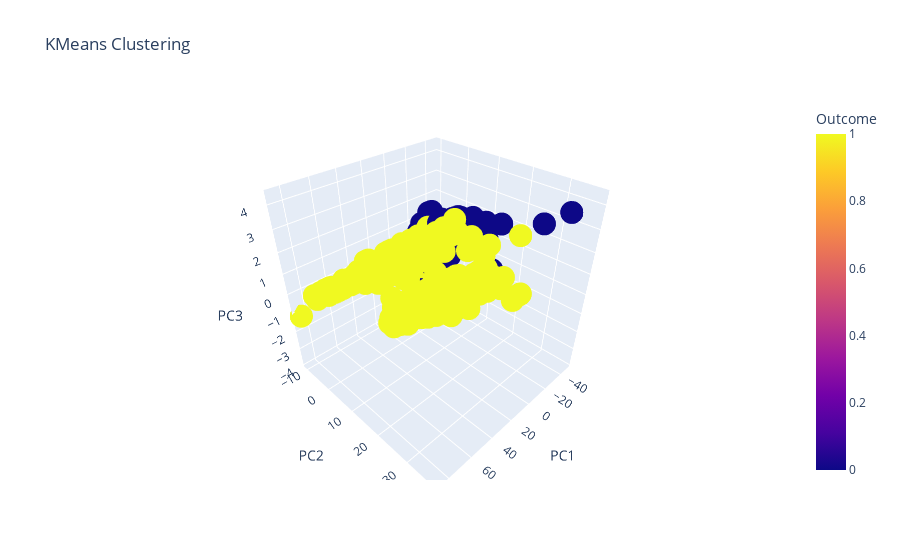

Notebook code cell kept with this figure:
### Code cell
# Create a scatter plot with three principal components
fig = px.scatter_3d(pca_df, x="PC1", y="PC2", z="PC3", color="Outcome",
                    title="KMeans Clustering")
# Show the plot
fig.show()

### Figure 1 — Plotly figure (JSON) as saved in the notebook; plotly's stock layout.template omitted (floating-point values rounded to 4 significant figures; data arrays with more than 128 entries replaced by an {"elided": "..."} marker saying what was removed)
{"data": [{"hovertemplate": "PC1=%{x}<br>PC2=%{y}<br>PC3=%{z}<br>Outcome=%{marker.color}<extra></extra>", "legendgroup": "", "marker": {"color": {"elided": "2111 int values"}, "coloraxis": "coloraxis", "symbol": "circle"}, "mode": "markers", "name": "", "scene": "scene", "showlegend": false, "type": "scatter3d", "x": {"elided": "2111 float values"}, "y": {"elided": "2111 float values"}, "z": {"elided": "2111 float values"}}], "layout": {"coloraxis": {"colorbar": {"title": {"text": "Outcome"}}, "colorscale": [[0, "#0d0887"], [0.1111, "#46039f"], [0.2222, "#7201a8"], [0.3333, "#9c179e"], [0.4444, "#bd3786"], [0.5556, "#d8576b"], [0.6667, "#ed7953"], [0.7778, "#fb9f3a"], [0.8889, "#fdca26"], [1, "#f0f921"]]}, "legend": {"tracegroupgap": 0}, "scene": {"domain": {"x": [0, 1], "y": [0, 1]}, "xaxis": {"title": {"text": "PC1"}}, "yaxis": {"title": {"text": "PC2"}}, "zaxis": {"title": {"text": "PC3"}}}, "title": {"text": "KMeans Clustering"}}}
